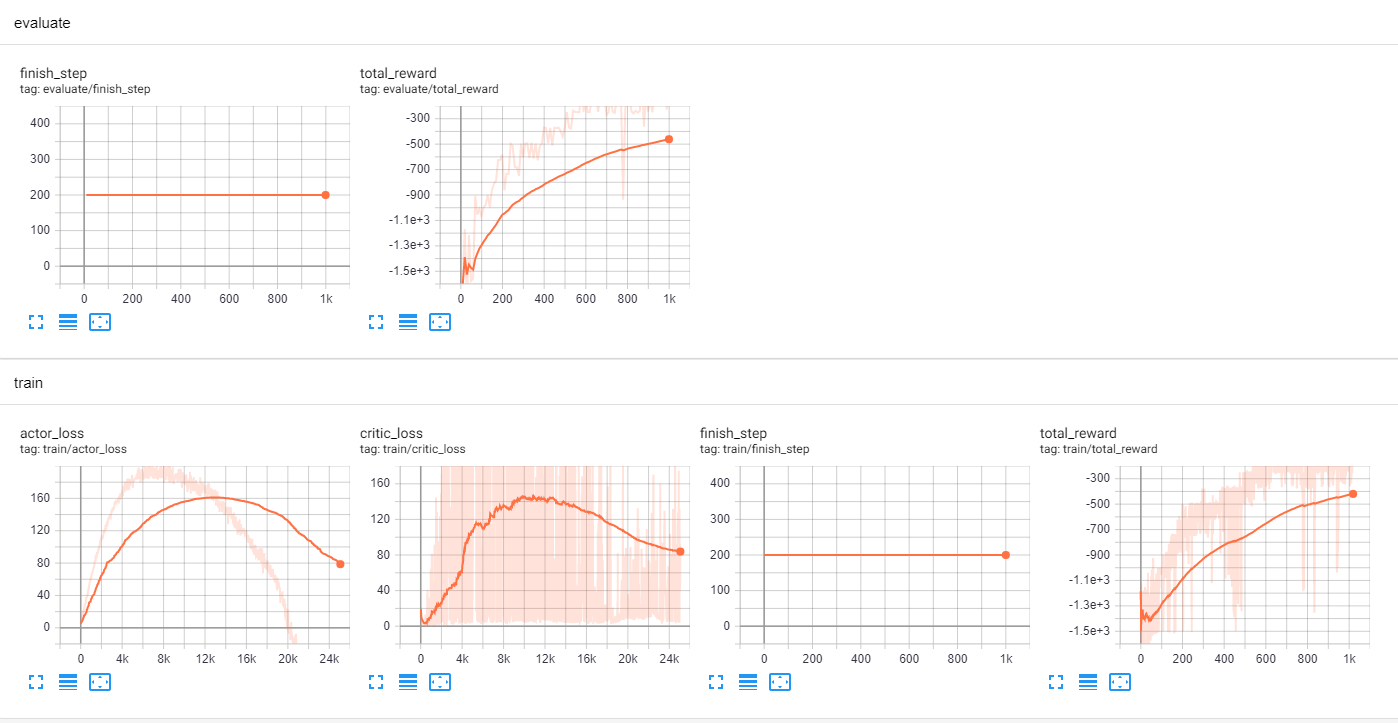

Source code (Python):
#!/usr/bin/python
# coding=utf-8
import os
import random
import torch
import torch.nn as nn
import torch.nn.functional as F
import torch.optim as optim
import numpy as np
from collections import namedtuple, deque
from tensorboardX import SummaryWriter
import gym

Transition = namedtuple('Transition',
                        ('state', 'action', 'reward', 'next_state', 'done'))

device = torch.device("cuda" if torch.cuda.is_available() else "cpu")

script_path = os.path.split(os.path.realpath(__file__))[0]

pt_file = os.path.join(script_path, 'ddpg.pt')
env = gym.make('Pendulum-v0')

OBS_N = env.observation_space.shape[0]  # (3,)
ACT_N = env.action_space.shape[0]  # (1,)
MAX_ACTION = float(env.action_space.high[0])  # array([2.], dtype=float32)

MODEL_INIT_WEIGHT = 3e-3
ACTOR_HIDDEN_N = 128
CRITIC_HIDDEN_N = 128
MEMORY_CAPACITY = 100000
BATCH_SIZE = 128
WARMUP_SIZE = BATCH_SIZE * 5
ACTOR_LEARNING_RATE = 1e-4
CRITIC_LEARNING_RATE = 1e-3
TAU = 1e-2
LEARN_FREQ = 8
GAMMA = 0.99
EXPLORATION_NOISE = 0.05
EPISODES_NUM = 8000000


class Actor(nn.Module):
    def __init__(self):
        super(Actor, self).__init__()
        self.fc1 = nn.Linear(OBS_N, ACTOR_HIDDEN_N)
        self.fc2 = nn.Linear(ACTOR_HIDDEN_N, ACTOR_HIDDEN_N)
        self.fc3 = nn.Linear(ACTOR_HIDDEN_N, ACT_N)

    def forward(self, obs):
        obs = F.relu(self.fc1(obs))
        obs = F.relu(self.fc2(obs))
        return MAX_ACTION * torch.tanh(self.fc3(obs))


class Critic(nn.Module):
    def __init__(self):
        super(Critic, self).__init__()
        self.fc1 = nn.Linear(OBS_N + ACT_N, CRITIC_HIDDEN_N)
        self.fc2 = nn.Linear(CRITIC_HIDDEN_N, CRITIC_HIDDEN_N)
        self.fc3 = nn.Linear(CRITIC_HIDDEN_N, 1)

    def forward(self, obs, act):
        concat = torch.cat([obs, act], dim=1)
        concat = F.relu(self.fc1(concat))
        concat = F.relu(self.fc2(concat))
        return self.fc3(concat)


class Agent:
    def __init__(self):
        self.actor = Actor().to(device)
        self.target_actor = Actor().to(device)
        self.target_actor.load_state_dict(self.actor.state_dict())
        self.actor_opt = optim.Adam(
            self.actor.parameters(), lr=ACTOR_LEARNING_RATE)

        self.critic = Critic().to(device)
        self.target_critic = Critic().to(device)
        self.target_critic.load_state_dict(self.critic.state_dict())
        self.critic_opt = optim.Adam(
            self.critic.parameters(), lr=CRITIC_LEARNING_RATE)

        self.memory = deque(maxlen=MEMORY_CAPACITY)
        self.update_count = 0

    def predict(self, obs):
        obs = torch.FloatTensor(obs).to(device)
        return self.actor(obs).cpu().detach().numpy()

    def store_transition(self, trans):
        self.memory.append(trans)

    def learn(self, writer):
        assert WARMUP_SIZE >= BATCH_SIZE
        if len(self.memory) < WARMUP_SIZE:
            return

        self.update_count += 1

        batch = random.sample(self.memory, BATCH_SIZE)
        batch = Transition(*(zip(*batch)))
        s0 = torch.FloatTensor(batch.state).to(device)
        a0 = torch.FloatTensor(batch.action).to(device)
        r1 = torch.FloatTensor(batch.reward).to(device).unsqueeze(1)
        s1 = torch.FloatTensor(batch.next_state).to(device)
        d1 = torch.LongTensor(batch.done).to(device).unsqueeze(1)

        with torch.no_grad():
            q_target = r1 + GAMMA * \
                (1 - d1) * self.target_critic(s1, self.target_actor(s1))
        q_current = self.critic(s0, a0)
        critic_loss = F.mse_loss(q_current, q_target)
        self.critic_opt.zero_grad()
        critic_loss.backward()
        self.critic_opt.step()
        writer.add_scalar('train/critic_loss',
                          critic_loss.item(), self.update_count)

        actor_loss = -self.critic(s0, self.actor(s0)).mean()
        self.actor_opt.zero_grad()
        actor_loss.backward()
        self.actor_opt.step()
        writer.add_scalar('train/actor_loss',
                          actor_loss.item(), self.update_count)

        for param, target_param in zip(self.critic.parameters(), self.target_critic.parameters()):
            target_param.data.copy_(
                TAU * param.data + (1 - TAU) * target_param.data)
        for param, target_param in zip(self.actor.parameters(), self.target_actor.parameters()):
            target_param.data.copy_(
                TAU * param.data + (1 - TAU) * target_param.data)

    def save(self):
        torch.save(self.actor.state_dict(), pt_file + '.actor')
        torch.save(self.critic.state_dict(), pt_file + '.critic')
        print(pt_file + ' saved.')

    def load(self):
        self.actor.load_state_dict(torch.load(pt_file + '.actor'))
        self.target_actor.load_state_dict(self.actor.state_dict())
        self.critic.load_state_dict(torch.load(pt_file + '.critic'))
        self.target_critic.load_state_dict(self.critic.state_dict())
        print(pt_file + ' loaded.')


def train(writer, agent, episode):
    obs = env.reset()
    total_reward = 0
    for t in range(10000):
        act = agent.predict(obs)
        act = np.clip(np.random.normal(act, EXPLORATION_NOISE),
                      env.action_space.low, env.action_space.high)
        next_obs, reward, done, _ = env.step(act)

        trans = Transition(obs, act, reward, next_obs, done)
        agent.store_transition(trans)

        if t % LEARN_FREQ == 0:
            agent.learn(writer)

        obs = next_obs
        total_reward += reward
        if done or t >= 9999:
            writer.add_scalar('train/finish_step', t + 1, global_step=episode)
            writer.add_scalar('train/total_reward',
                              total_reward, global_step=episode)
            break


def evaluate(writer, agent, episode):
    total_reward = 0
    obs = env.reset()
    for t in range(10000):
        act = agent.predict(obs)
        obs, reward, done, _ = env.step(act)
        total_reward += reward

        if done:
            writer.add_scalar('evaluate/finish_step',
                              t + 1, global_step=episode)
            writer.add_scalar('evaluate/total_reward',
                              total_reward, global_step=episode)
            break


def main():
    agent = Agent()

    if os.path.exists(pt_file + '.actor') and os.path.exists(pt_file + '.critic'):
        agent.load()

    writer = SummaryWriter(os.path.join(script_path, 'DDPG'))
    for episode in range(EPISODES_NUM):
        print(f'episode: {episode}')
        train(writer, agent, episode)
        if episode % 10 == 9:
            evaluate(writer, agent, episode)
        if episode % 50 == 49:
            agent.save()


if __name__ == '__main__':
    main()
